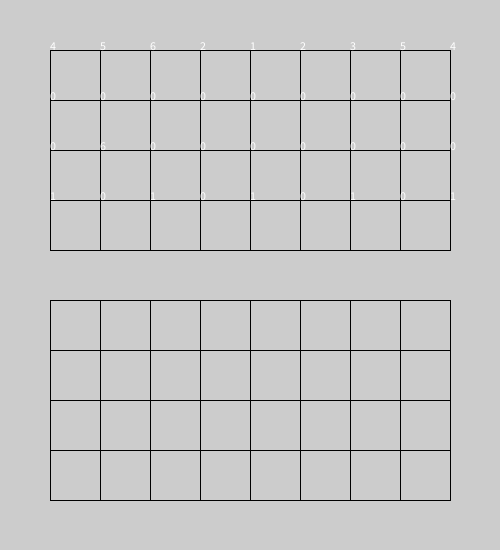
Frame 1 (no input)
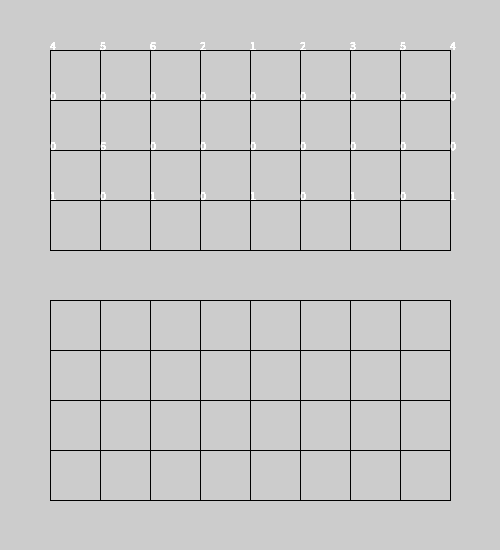
Frame 60 (the mouse pressed at the canvas centre just before this capture)
Frame 120 (the mouse held since frame 60 and released just before this capture): identical to frame 60, image omitted

The Processing sketch that drew these frames (run headless with seeded random() and noise(); from frame 60 on, the mouse is pressed at the canvas centre):

// Processing sketch: week05_2_chess_by_array_number
// ── week05_2_chess_by_array_number.pde
int [][]board=
{
  {4,5,6,2,1,2,3,5,4},
  {0,0,0,0,0,0,0,0,0},
  {0,6,0,0,0,0,0,0,0},
  {1,0,1,0,1,0,1,0,1},
};
void setup()
{
  size(500,550);
}
void draw()
{
  for(int x=50;x<=450;x+=50)
  {
    line(x,50,x,250);
    line(x,300,x,500);
  }
  for(int y=50;y<=500;y+=50)
  {
    line(50,y,450,y);
  }
  for(int i=0;i<4;i++)
  {
    for(int j=0;j<9;j++)
    {
      text(board[i][j],50+j*50, 50+i*50);
    }
  }
}
